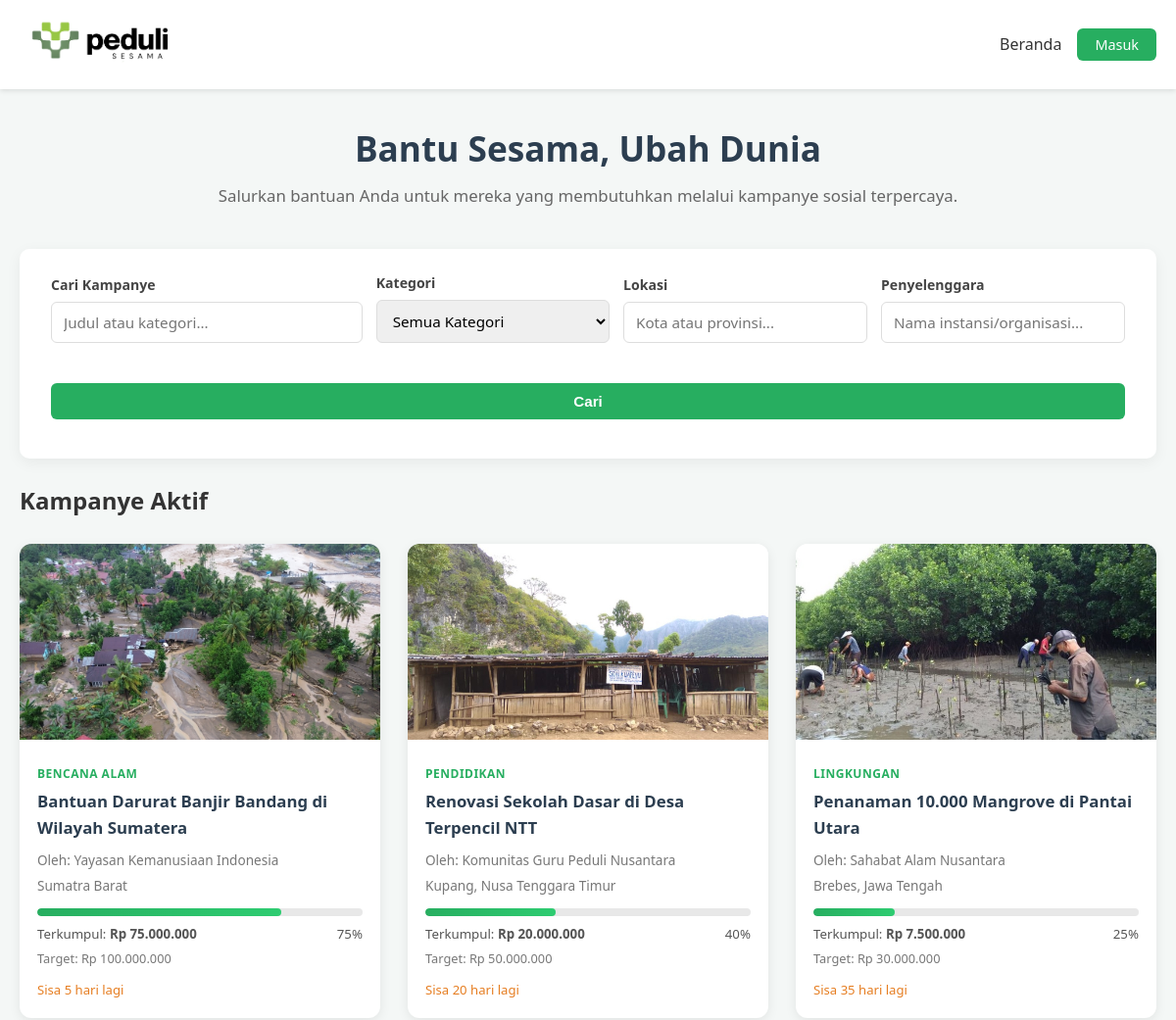
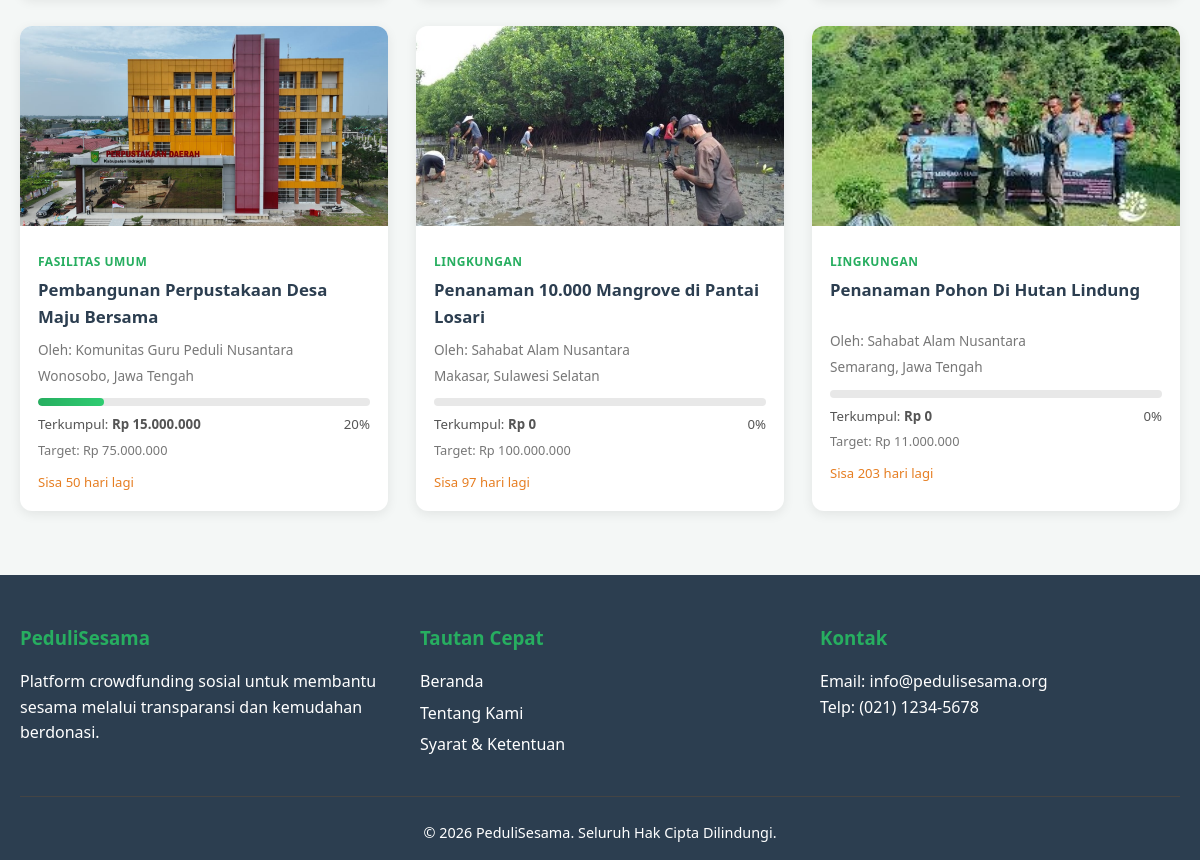
The page / on the database its author committed (2 pictures, top to bottom).
### tables this page shows
CREATE TABLE `campaigns` (
  `id` int(11) NOT NULL,
  `pengelola_id` int(11) NOT NULL,
  `judul` varchar(255) NOT NULL,
  `kategori` enum('Bencana Alam','Pendidikan','Kesehatan','Lingkungan','Fasilitas Umum','Lainnya') NOT NULL,
  `lokasi` varchar(200) NOT NULL,
  `deskripsi` text NOT NULL,
  `target_dana` decimal(15,2) NOT NULL,
  `dana_terkumpul` decimal(15,2) NOT NULL DEFAULT 0.00,
  `deadline` date NOT NULL,
  `poster_path` varchar(255) DEFAULT NULL,
  `info_rekening` text NOT NULL,
  `created_at` timestamp NOT NULL DEFAULT current_timestamp()
);

CREATE TABLE `users` (
  `id` int(11) NOT NULL,
  `nama` varchar(150) NOT NULL,
  `email` varchar(150) NOT NULL,
  `phone` varchar(20) NOT NULL,
  `password` varchar(255) NOT NULL,
  `role` enum('donatur','pengelola') NOT NULL DEFAULT 'donatur',
  `nama_kantor` varchar(200) DEFAULT NULL,
  `alamat` text DEFAULT NULL,
  `created_at` timestamp NOT NULL DEFAULT current_timestamp()
);

### includes/auth.php (called while the page is built, shortened)
<?php
function formatRupiah($amount)
{
    return 'Rp ' . number_format($amount, 0, ',', '.');
}
function hitungProgress($collected, $target)
{
    $pct = ($collected / $target) * 100;
    return min(100, round($pct, 1));
}
function sisaHari($deadline)
{
    $now  = new DateTime();
    $end  = new DateTime($deadline);
    $diff = $now->diff($end);
    return $diff->days;
}
function getPosterUrlRoot($campaign)
{
    if (!empty($campaign['poster_path']) && file_exists('uploads/kampanye/' . $campaign['poster_path'])) {
        return 'uploads/kampanye/' . $campaign['poster_path'];
    }
    $seeds = getPosters();
    $seed  = $seeds[$campaign['kategori']] ?? 'campaign';
    return "https://picsum.photos/seed/{$seed}{$campaign['id']}/600/400";
}

### index.php (the view, shortened to what this page needs)
<?php
require_once 'includes/auth.php';
$db        = getDB();
$keyword      = trim($_GET['keyword'] ?? '');
$kategori     = trim($_GET['kategori'] ?? '');
$lokasi       = trim($_GET['lokasi'] ?? '');
$penyelenggara = trim($_GET['penyelenggara'] ?? '');
$page         = max(1, (int)($_GET['page'] ?? 1));
$perPage      = 6;
$offset       = ($page - 1) * $perPage;
$where    = ['c.deadline >= CURDATE()'];
$params   = [];
$whereSQL = 'WHERE ' . implode(' AND ', $where);
$countSQL  = "SELECT COUNT(*) FROM campaigns c JOIN users u ON c.pengelola_id = u.id $whereSQL";
$countStmt = $db->prepare($countSQL);
$countStmt->execute($params);
$totalRows  = (int)$countStmt->fetchColumn();
$sql  = "SELECT c.*, u.nama_kantor AS penyelenggara
         FROM campaigns c
         JOIN users u ON c.pengelola_id = u.id
         $whereSQL
         ORDER BY c.deadline ASC, c.dana_terkumpul ASC
         LIMIT :limit OFFSET :offset";
$stmt = $db->prepare($sql);
$stmt->bindValue(':limit',  $perPage, PDO::PARAM_INT);
$stmt->bindValue(':offset', $offset,  PDO::PARAM_INT);
$stmt->execute();
$campaigns = $stmt->fetchAll();
include 'includes/header.php';
?>
<main class="container">
    <section class="hero" style="text-align:center;padding:2rem 0 1rem;">
        <h1>Bantu Sesama, Ubah Dunia</h1>
        <p>Salurkan bantuan Anda untuk mereka yang membutuhkan melalui kampanye sosial terpercaya.</p>
    </section>
    <section class="search-section">
        <form method="GET" action="index.php">
            <div class="search-grid">
                <div class="form-group">
                    <label for="keyword">Cari Kampanye</label>
                    <input type="text" id="keyword" name="keyword"
                        placeholder="Judul atau kategori..."
                        value="<?= htmlspecialchars($keyword) ?>">
                </div>
                <div class="form-group">
                    <label for="kategori">Kategori</label>
                    <select id="kategori" name="kategori">
                        <option value="">Semua Kategori</option>
                    </select>
                </div>
                <div class="form-group">
                    <label for="lokasi">Lokasi</label>
                    <input type="text" id="lokasi" name="lokasi"
                        placeholder="Kota atau provinsi..."
                        value="<?= htmlspecialchars($lokasi) ?>">
                </div>
                <div class="form-group">
                    <label for="penyelenggara">Penyelenggara</label>
                    <input type="text" id="penyelenggara" name="penyelenggara"
                        placeholder="Nama instansi/organisasi..."
                        value="<?= htmlspecialchars($penyelenggara) ?>">
                </div>
            </div>
            <br style="grid-column:1/-1;margin:0.5rem 0;">
            <div class="form-group" style="align-self:center;">
                <button type="submit" class="btn btn-primary" style="width:100%;">Cari</button>
            </div>
        </form>
    </section>
    <div style="display:flex;justify-content:space-between;align-items:center;margin-bottom:1.5rem;">
        <h2>
            <?php if ($keyword || $kategori || $lokasi || $penyelenggara): ?>
                Hasil Pencarian
                <span style="font-size:1rem;color:#777;">(<?= $totalRows ?> kampanye ditemukan)</span>
            <?php else: ?>
                Kampanye Aktif
            <?php endif; ?>
        </h2>
    </div>
    <?php if (empty($campaigns)): ?>
        <div class="empty-state">
            <p> Tidak ada kampanye yang ditemukan.</p>
            <a href="index.php" class="btn btn-primary" style="margin-top:1rem;">Lihat Semua Kampanye</a>
        </div>
    <?php else: ?>
        <div class="campaign-grid">
            <?php foreach ($campaigns as $c): ?>
                <?php
                $progress  = hitungProgress($c['dana_terkumpul'], $c['target_dana']);
                $sisaHari  = sisaHari($c['deadline']);
                $posterUrl = getPosterUrlRoot($c);
                ?>
                <div class="campaign-card">
                    <a href="detail.php?id=<?= $c['id'] ?>">
                        <img src="<?= htmlspecialchars($posterUrl) ?>"
                            alt="<?= htmlspecialchars($c['judul']) ?>"
                            class="campaign-image"
                            onerror="this.src='https://picsum.photos/seed/campaign<?= $c['id'] ?>/600/400'">
                        <div class="campaign-content">
                            <span class="campaign-category"><?= htmlspecialchars($c['kategori']) ?></span>
                            <h3 class="campaign-title"><?= htmlspecialchars($c['judul']) ?></h3>
                            <p class="campaign-organizer">Oleh: <?= htmlspecialchars($c['penyelenggara']) ?></p>
                            <p class="campaign-organizer" style="margin-top:-8px;">
                                <?= htmlspecialchars($c['lokasi']) ?>
                            </p>
                            <div class="campaign-stats">
                                <div class="progress-bar">
                                    <div class="progress-fill" style="width:<?= $progress ?>%;"></div>
                                </div>
                                <div class="stats-row">
                                    <span>Terkumpul: <strong><?= formatRupiah($c['dana_terkumpul']) ?></strong></span>
                                    <span><?= $progress ?>%</span>
                                </div>
                                <div class="stats-row" style="margin-top:4px;">
                                    <span style="font-size:0.8rem;color:#777;">Target: <?= formatRupiah($c['target_dana']) ?></span>
                                </div>
                            </div>
                            <?php if ($sisaHari <= 3): ?>
                                <span class="campaign-deadline deadline-urgent"> Sisa <?= $sisaHari ?> hari lagi!</span>
                            <?php else: ?>
                                <span class="campaign-deadline"> Sisa <?= $sisaHari ?> hari lagi</span>
                            <?php endif; ?>
                        </div>
                    </a>
                </div>
            <?php endforeach; ?>
        </div>
    <?php endif; ?>
</main>
<?php include 'includes/footer.php'; ?>

### includes/header.php (shortened to what this page needs)
<?php
$isRoot   = (strpos($_SERVER['PHP_SELF'], '/pengelola/') === false &&
             strpos($_SERVER['PHP_SELF'], '/dashboard/') === false);
$basePath = $isRoot ? '' : '../';
?>
<!DOCTYPE html>
<html lang="id">
<head>
    <link rel="stylesheet" href="<?= $basePath ?>style.css">
</head>
<body>
<header>
    <div class="container">
        <a href="<?= $basePath ?>index.php" class="logo">
            <img src="<?= $basePath ?>logo.jpeg" class="imgTitle" alt="PeduliSesama">
        </a>
        <nav>
            <ul>
                <li><a href="<?= $basePath ?>index.php">Beranda</a></li>
                <?php if (isset($_SESSION['user_id'])): ?>
                    <li><span style="color:#555;font-size:0.9rem;">Halo, <strong><?= htmlspecialchars($_SESSION['nama']) ?></strong></span></li>
                    <li><a href="<?= $basePath ?>logout.php" class="btn-login btn-logout">Keluar</a></li>
                <?php else: ?>
                    <li><a href="<?= $basePath ?>login.php" class="btn-login">Masuk</a></li>
                <?php endif; ?>
            </ul>
        </nav>
    </div>
</header>

### includes/footer.php (shortened to what this page needs)
<footer>
    <div class="container">
        <div class="footer-content">
            <div class="footer-section">
                <h3>PeduliSesama</h3>
                <p>Platform crowdfunding sosial untuk membantu sesama melalui transparansi dan kemudahan berdonasi.</p>
            </div>
            <div class="footer-section">
                <h3>Tautan Cepat</h3>
                <ul>
                    <li><a href="index.php">Beranda</a></li>
                    <li><a href="#">Tentang Kami</a></li>
                    <li><a href="#">Syarat &amp; Ketentuan</a></li>
                </ul>
            </div>
            <div class="footer-section">
                <h3>Kontak</h3>
                <p>Email: info@pedulisesama.org</p>
                <p>Telp: (021) 1234-5678</p>
            </div>
        </div>
        <div class="footer-bottom">
            <p>&copy; <?= date('Y') ?> PeduliSesama. Seluruh Hak Cipta Dilindungi.</p>
        </div>
    </div>
</footer>
</body>
</html>

### style.css (style rules this page uses)
* { margin: 0; padding: 0; box-sizing: border-box; }
body { font-family: "Segoe UI", Tahoma, Geneva, Verdana, sans-serif; line-height: 1.6; color: #333; background-color: #f4f7f6; }
a { text-decoration: none; color: inherit; }
ul { list-style: none; }
.container { max-width: 1200px; margin: 0 auto; padding: 0 20px; }
header { background-color: #fff; box-shadow: 0 2px 5px rgba(0, 0, 0, 0.1); padding: 0.8rem 0; position: sticky; top: 0; z-index: 1000; }
header .container { display: flex; justify-content: space-between; align-items: center; }
.logo { font-size: 1.5rem; font-weight: bold; color: #27ae60; }
.imgTitle { width: 180px; height: 55px; object-fit: contain; }
nav ul { display: flex; gap: 16px; align-items: center; flex-wrap: wrap; }
.btn-login { background-color: #27ae60; color: #fff !important; padding: 7px 18px; border-radius: 6px; font-size: 0.9rem; transition: background 0.2s; }
.btn { display: inline-block; padding: 10px 24px; border-radius: 6px; cursor: pointer; font-weight: 600; border: none; transition: all 0.2s; font-size: 0.95rem; text-align: center; }
.btn-primary { background-color: #27ae60; color: #fff; }
footer { background-color: #2c3e50; color: #fff; padding: 3rem 0 1rem; margin-top: 4rem; }
.footer-content { display: grid; grid-template-columns: repeat(auto-fit, minmax(200px, 1fr)); gap: 40px; margin-bottom: 2rem; }
.footer-section h3 { margin-bottom: 1rem; color: #27ae60; }
.footer-section ul li { margin-bottom: 6px; }
.footer-bottom { text-align: center; border-top: 1px solid #444; padding-top: 1.5rem; font-size: 0.9rem; }
.hero { text-align: center; padding: 2rem 0 1rem; }
.hero h1 { font-size: 2.2rem; color: #2c3e50; margin-bottom: 0.5rem; }
.hero p { color: #666; font-size: 1.05rem; }
.search-section { background-color: #fff; padding: 1.5rem 2rem; border-radius: 10px; box-shadow: 0 4px 15px rgba(0, 0, 0, 0.06); margin: 1.5rem 0; }
.search-grid { display: grid; grid-template-columns: 2fr 1.5fr 1.5fr 1fr; gap: 14px; align-items: end; }
.form-group { display: flex; flex-direction: column; gap: 5px; margin-bottom: 16px; }
.form-group label { font-size: 0.88rem; font-weight: 600; color: #444; }
.form-group input, .form-group select, .form-group textarea { padding: 10px 12px; border: 1.5px solid #ddd; border-radius: 6px; font-size: 0.95rem; transition: border-color 0.2s; font-family: inherit; }
.campaign-grid { display: grid; grid-template-columns: repeat(auto-fill, minmax(310px, 1fr)); gap: 28px; margin-bottom: 2.5rem; }
.campaign-card { background-color: #fff; border-radius: 12px; overflow: hidden; box-shadow: 0 3px 12px rgba(0, 0, 0, 0.08); transition: transform 0.25s, box-shadow 0.25s; }
.campaign-image { width: 100%; height: 200px; object-fit: cover; }
.campaign-content { padding: 18px; }
.campaign-category { font-size: 0.75rem; color: #27ae60; font-weight: 700; text-transform: uppercase; letter-spacing: 0.5px; margin-bottom: 6px; display: block; }
.campaign-title { font-size: 1.05rem; margin-bottom: 8px; min-height: 2.8rem; overflow: hidden; display: -webkit-box; -webkit-line-clamp: 2; -webkit-box-orient: vertical; color: #2c3e50; }
.campaign-organizer { font-size: 0.85rem; color: #777; margin-bottom: 12px; }
.campaign-stats { margin-bottom: 12px; }
.progress-bar { height: 8px; background-color: #e8e8e8; border-radius: 4px; margin-bottom: 8px; overflow: hidden; }
.progress-fill { height: 100%; background: linear-gradient(90deg, #27ae60, #2ecc71); border-radius: 4px; transition: width 0.3s; }
.stats-row { display: flex; justify-content: space-between; font-size: 0.83rem; color: #555; }
.campaign-deadline { font-size: 0.82rem; color: #e67e22; margin-top: 8px; display: block; }

### rows shown on the page
campaigns: poster_path (picture), kategori "BENCANA ALAM", judul "Bantuan Darurat Banjir Bandang di Wilayah Sumatera", pengelola.nama_kantor "Yayasan Kemanusiaan Indonesia", lokasi "Sumatra Barat", dana_terkumpul "Rp 75.000.000", progress "75", target_dana "Rp 100.000.000", deadline "5"
campaigns: poster_path (picture), kategori "PENDIDIKAN", judul "Renovasi Sekolah Dasar di Desa Terpencil NTT", pengelola.nama_kantor "Komunitas Guru Peduli Nusantara", lokasi "Kupang, Nusa Tenggara Timur", dana_terkumpul "Rp 20.000.000", progress "40", target_dana "Rp 50.000.000", deadline "20"
campaigns: poster_path (picture), kategori "LINGKUNGAN", judul "Penanaman 10.000 Mangrove di Pantai Utara", pengelola.nama_kantor "Sahabat Alam Nusantara", lokasi "Brebes, Jawa Tengah", dana_terkumpul "Rp 7.500.000", progress "25", target_dana "Rp 30.000.000", deadline "35"
campaigns: poster_path (picture), kategori "FASILITAS UMUM", judul "Pembangunan Perpustakaan Desa Maju Bersama", pengelola.nama_kantor "Komunitas Guru Peduli Nusantara", lokasi "Wonosobo, Jawa Tengah", dana_terkumpul "Rp 15.000.000", progress "20", target_dana "Rp 75.000.000", deadline "50"
campaigns: poster_path (picture), kategori "LINGKUNGAN", judul "Penanaman 10.000 Mangrove di Pantai Losari", pengelola.nama_kantor "Sahabat Alam Nusantara", lokasi "Makasar, Sulawesi Selatan", dana_terkumpul "Rp 0", progress "0", target_dana "Rp 100.000.000", deadline "97"
campaigns: poster_path (picture), kategori "LINGKUNGAN", judul "Penanaman Pohon Di Hutan Lindung", pengelola.nama_kantor "Sahabat Alam Nusantara", lokasi "Semarang, Jawa Tengah", dana_terkumpul "Rp 0", progress "0", target_dana "Rp 11.000.000", deadline "203"
